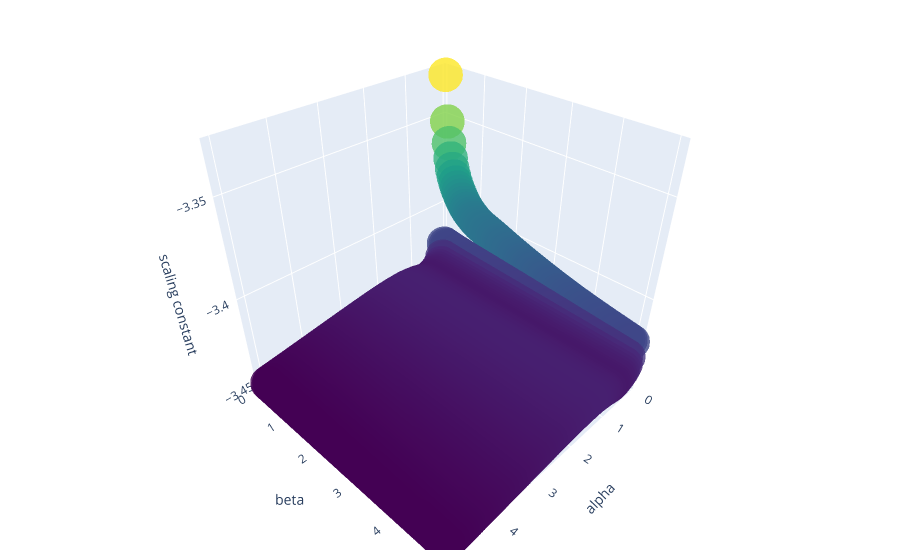

Notebook source saved alongside this figure:
### Code cell
graph_objects(c2s)

### Figure 1 — Plotly figure (JSON) as saved in the notebook; plotly's stock layout.template omitted (floating-point values rounded to 4 significant figures; data arrays with more than 128 entries replaced by an {"elided": "..."} marker saying what was removed)
{"data": [{"marker": {"color": {"elided": "10000 float values"}, "colorscale": [[0, "#440154"], [0.1111, "#482878"], [0.2222, "#3e4989"], [0.3333, "#31688e"], [0.4444, "#26828e"], [0.5556, "#1f9e89"], [0.6667, "#35b779"], [0.7778, "#6ece58"], [0.8889, "#b5de2b"], [1, "#fde725"]], "opacity": 0.8, "size": 12}, "mode": "markers", "type": "scatter3d", "x": {"elided": "10000 float values"}, "y": {"elided": "10000 float values"}, "z": {"elided": "10000 float values"}}], "layout": {"margin": {"b": 10, "l": 10, "r": 20, "t": 10}, "scene": {"xaxis": {"title": {"text": "alpha"}}, "yaxis": {"title": {"text": "beta"}}, "zaxis": {"title": {"text": "scaling constant"}}}}}
